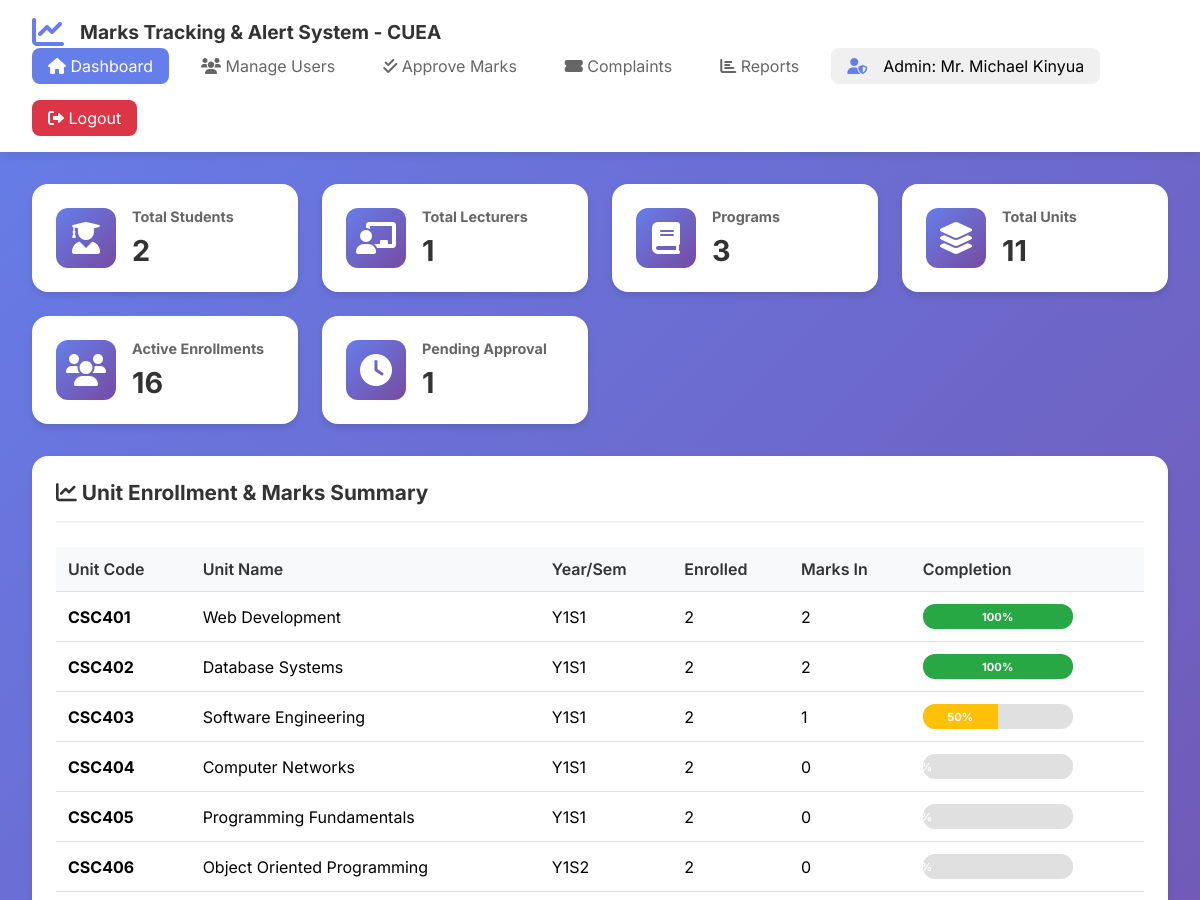
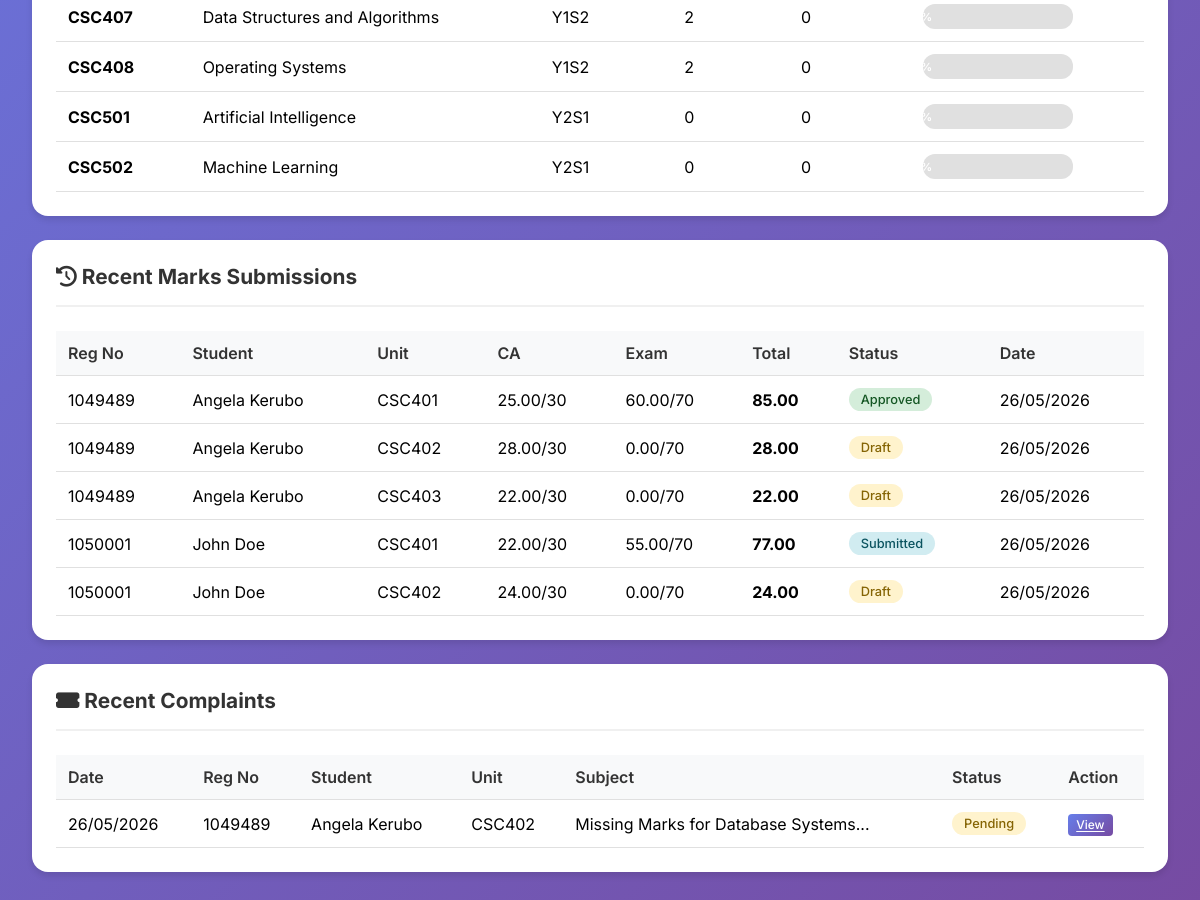
Page /admin/dashboard.php (signed in) on the committed database (2 pictures, top to bottom).
### tables this page shows
CREATE TABLE IF NOT EXISTS users (
    user_id INT PRIMARY KEY AUTO_INCREMENT,
    reg_no VARCHAR(50) UNIQUE,
    full_name VARCHAR(100) NOT NULL,
    email VARCHAR(100) UNIQUE NOT NULL,
    phone VARCHAR(15),
    password VARCHAR(255) NOT NULL,
    role ENUM('student', 'lecturer', 'admin') DEFAULT 'student',
    program_id INT,
    department VARCHAR(100),
    year_of_study INT DEFAULT 1,
    is_active BOOLEAN DEFAULT TRUE,
    created_at TIMESTAMP DEFAULT CURRENT_TIMESTAMP,
    FOREIGN KEY (program_id) REFERENCES programs(program_id) ON DELETE SET NULL
);

CREATE TABLE IF NOT EXISTS marks (
    mark_id INT PRIMARY KEY AUTO_INCREMENT,
    student_id INT NOT NULL,
    unit_id INT NOT NULL,
    lecturer_id INT NOT NULL,
    ca_score DECIMAL(5,2) DEFAULT 0,
    exam_score DECIMAL(5,2) DEFAULT 0,
    total_score DECIMAL(5,2) GENERATED ALWAYS AS (ca_score + exam_score) STORED,
    grade VARCHAR(2),
    status ENUM('draft', 'submitted', 'approved', 'rejected') DEFAULT 'draft',
    submission_date TIMESTAMP DEFAULT CURRENT_TIMESTAMP,
    approved_by INT,
    approved_date TIMESTAMP NULL,
    remarks TEXT,
    FOREIGN KEY (student_id) REFERENCES users(user_id) ON DELETE CASCADE,
    FOREIGN KEY (unit_id) REFERENCES units(unit_id) ON DELETE CASCADE,
    FOREIGN KEY (lecturer_id) REFERENCES users(user_id),
    FOREIGN KEY (approved_by) REFERENCES users(user_id),
    UNIQUE KEY unique_mark (student_id, unit_id)
);

CREATE TABLE IF NOT EXISTS units (
    unit_id INT PRIMARY KEY AUTO_INCREMENT,
    unit_code VARCHAR(20) UNIQUE NOT NULL,
    unit_name VARCHAR(100) NOT NULL,
    program_id INT,
    year INT NOT NULL,
    semester INT NOT NULL,
    lecturer_id INT,
    credits INT DEFAULT 3,
    created_at TIMESTAMP DEFAULT CURRENT_TIMESTAMP,
    FOREIGN KEY (program_id) REFERENCES programs(program_id) ON DELETE CASCADE,
    FOREIGN KEY (lecturer_id) REFERENCES users(user_id) ON DELETE SET NULL,
    UNIQUE KEY unique_unit (unit_code, year, semester)
);

CREATE TABLE IF NOT EXISTS complaints (
    complaint_id INT PRIMARY KEY AUTO_INCREMENT,
    student_id INT NOT NULL,
    unit_id INT NOT NULL,
    subject VARCHAR(200) NOT NULL,
    description TEXT NOT NULL,
    status ENUM('pending', 'reviewing', 'resolved', 'rejected') DEFAULT 'pending',
    admin_response TEXT,
    created_at TIMESTAMP DEFAULT CURRENT_TIMESTAMP,
    resolved_at TIMESTAMP NULL,
    resolved_by INT,
    FOREIGN KEY (student_id) REFERENCES users(user_id) ON DELETE CASCADE,
    FOREIGN KEY (unit_id) REFERENCES units(unit_id),
    FOREIGN KEY (resolved_by) REFERENCES users(user_id)
);

### includes/session.php (called while the page is built, shortened)
<?php
require_once __DIR__ . '/../config/database.php';
function isLoggedIn() {
    return isset($_SESSION['user_id']);
}
function getCurrentUser() {
    global $conn;
    $user_id = $_SESSION['user_id'];
    $query = "SELECT * FROM users WHERE user_id = ?";
    $stmt = mysqli_prepare($conn, $query);
    mysqli_stmt_bind_param($stmt, "i", $user_id);
    mysqli_stmt_execute($stmt);
    $result = mysqli_stmt_get_result($stmt);
    return mysqli_fetch_assoc($result);
}
?>

### admin/dashboard.php (the view, shortened to what this page needs)
<?php
require_once '../includes/session.php';
$user = getCurrentUser();
$stats_query = "SELECT
    (SELECT COUNT(*) FROM users WHERE role = 'student') as total_students,
    (SELECT COUNT(*) FROM users WHERE role = 'lecturer') as total_lecturers,
    (SELECT COUNT(*) FROM programs) as total_programs,
    (SELECT COUNT(*) FROM units) as total_units,
    (SELECT COUNT(*) FROM enrollments WHERE status = 'active') as total_enrollments,
    (SELECT COUNT(*) FROM marks WHERE status = 'submitted') as pending_approval,
    (SELECT COUNT(*) FROM marks WHERE status = 'draft' OR (exam_score IS NULL AND status != 'approved')) as missing_marks,
    (SELECT COUNT(*) FROM complaints WHERE status = 'pending' OR status = 'reviewing') as pending_complaints,
    (SELECT COUNT(*) FROM marks WHERE status = 'approved') as approved_marks";
$stats = mysqli_fetch_assoc(mysqli_query($conn, $stats_query));
$recent_marks = mysqli_query($conn, "SELECT m.*, u.full_name as student_name, u.reg_no, un.unit_code, un.unit_name
    FROM marks m
    JOIN users u ON m.student_id = u.user_id
    JOIN units un ON m.unit_id = un.unit_id
    ORDER BY m.submission_date DESC LIMIT 10");
$recent_complaints = mysqli_query($conn, "SELECT c.*, u.full_name as student_name, u.reg_no, un.unit_code
    FROM complaints c
    JOIN users u ON c.student_id = u.user_id
    JOIN units un ON c.unit_id = un.unit_id
    ORDER BY c.created_at DESC LIMIT 10");
$enrollment_summary = mysqli_query($conn, "SELECT un.unit_code, un.unit_name, un.year, un.semester,
    COUNT(DISTINCT e.student_id) as enrolled,
    COUNT(DISTINCT m.mark_id) as marks_submitted
    FROM units un
    LEFT JOIN enrollments e ON un.unit_id = e.unit_id AND e.status = 'active'
    LEFT JOIN marks m ON un.unit_id = m.unit_id
    GROUP BY un.unit_id
    ORDER BY un.year, un.semester, un.unit_code
    LIMIT 10");
?>
<?php include '../includes/header.php'; ?>
<div class="navbar">
    <div class="nav-brand"><i class="fas fa-chart-line"></i><h2>Marks Tracking & Alert System - CUEA</h2></div>
    <div class="nav-links">
        <a href="dashboard.php" class="active"><i class="fas fa-home"></i> Dashboard</a>
        <a href="manage_users.php"><i class="fas fa-users"></i> Manage Users</a>
        <a href="approve_marks.php"><i class="fas fa-check-double"></i> Approve Marks</a>
        <a href="manage_complaints.php"><i class="fas fa-ticket-alt"></i> Complaints</a>
        <a href="reports.php"><i class="fas fa-chart-bar"></i> Reports</a>
        <div class="user-info">
            <i class="fas fa-user-shield"></i>
            <span>Admin: <?php echo htmlspecialchars($user['full_name']); ?></span>
        </div>
        <a href="logout.php" class="logout-btn"><i class="fas fa-sign-out-alt"></i> Logout</a>
    </div>
</div>
<div class="container">
    <div class="stats-grid">
        <div class="stat-card">
            <div class="stat-icon"><i class="fas fa-user-graduate"></i></div>
            <div class="stat-info">
                <h4>Total Students</h4>
                <div class="number"><?php echo $stats['total_students']; ?></div>
            </div>
        </div>
        <div class="stat-card">
            <div class="stat-icon"><i class="fas fa-chalkboard-user"></i></div>
            <div class="stat-info">
                <h4>Total Lecturers</h4>
                <div class="number"><?php echo $stats['total_lecturers']; ?></div>
            </div>
        </div>
        <div class="stat-card">
            <div class="stat-icon"><i class="fas fa-book"></i></div>
            <div class="stat-info">
                <h4>Programs</h4>
                <div class="number"><?php echo $stats['total_programs']; ?></div>
            </div>
        </div>
        <div class="stat-card">
            <div class="stat-icon"><i class="fas fa-layer-group"></i></div>
            <div class="stat-info">
                <h4>Total Units</h4>
                <div class="number"><?php echo $stats['total_units']; ?></div>
            </div>
        </div>
        <div class="stat-card">
            <div class="stat-icon"><i class="fas fa-users"></i></div>
            <div class="stat-info">
                <h4>Active Enrollments</h4>
                <div class="number"><?php echo $stats['total_enrollments']; ?></div>
            </div>
        </div>
        <div class="stat-card">
            <div class="stat-icon"><i class="fas fa-clock"></i></div>
            <div class="stat-info">
                <h4>Pending Approval</h4>
                <div class="number"><?php echo $stats['pending_approval']; ?></div>
            </div>
        </div>
    </div>
    <div class="card">
        <div class="card-header">
            <h3><i class="fas fa-chart-line"></i> Unit Enrollment & Marks Summary</h3>
        </div>
        <div class="table-container">
            <table class="admin-table">
                <thead>
                    <tr>
                        <th>Unit Code</th>
                        <th>Unit Name</th>
                        <th>Year/Sem</th>
                        <th>Enrolled</th>
                        <th>Marks In</th>
                        <th>Completion</th>
                    </tr>
                </thead>
                <tbody>
                    <?php while($unit = mysqli_fetch_assoc($enrollment_summary)):
                        $completion = $unit['enrolled'] > 0 ? round(($unit['marks_submitted'] / $unit['enrolled']) * 100, 1) : 0;
                    ?>
                        <tr>
                            <td><strong><?php echo $unit['unit_code']; ?></strong></td>
                            <td><?php echo $unit['unit_name']; ?></td>
                            <td>Y<?php echo $unit['year']; ?>S<?php echo $unit['semester']; ?></td>
                            <td><?php echo $unit['enrolled']; ?></td>
                            <td><?php echo $unit['marks_submitted']; ?></td>
                            <td>
                                <div class="progress-bar">
                                    <div class="progress-fill" style="width: <?php echo $completion; ?>%; background: <?php echo $completion >= 80 ? '#28a745' : ($completion >= 50 ? '#ffc107' : '#dc3545'); ?>;">
                                        <span><?php echo $completion; ?>%</span>
                                    </div>
                                </div>
                            </td>
                        </tr>
                    <?php endwhile; ?>
                </tbody>
            </table>
        </div>
    </div>
    <div class="card">
        <div class="card-header">
            <h3><i class="fas fa-history"></i> Recent Marks Submissions</h3>
        </div>
        <div class="table-container">
            <table class="admin-table">
                <thead>
                    <tr>
                        <th>Reg No</th>
                        <th>Student</th>
                        <th>Unit</th>
                        <th>CA</th>
                        <th>Exam</th>
                        <th>Total</th>
                        <th>Status</th>
                        <th>Date</th>
                    </tr>
                </thead>
                <tbody>
                    <?php while($mark = mysqli_fetch_assoc($recent_marks)): ?>
                        <tr>
                            <td><?php echo $mark['reg_no']; ?></td>
                            <td><?php echo $mark['student_name']; ?></td>
                            <td><?php echo $mark['unit_code']; ?></td>
                            <td><?php echo $mark['ca_score']; ?>/30</td>
                            <td><?php echo $mark['exam_score'] ?? '—'; ?>/70</td>
                            <td><strong><?php echo $mark['total_score']; ?></strong></td>
                            <td>
                                <span class="badge badge-<?php echo $mark['status'] == 'approved' ? 'success' : ($mark['status'] == 'submitted' ? 'info' : 'warning'); ?>">
                                    <?php echo ucfirst($mark['status']); ?>
                                </span>
                            </td>
                            <td><?php echo date('d/m/Y', strtotime($mark['submission_date'])); ?></td>
                        </tr>
                    <?php endwhile; ?>
                </tbody>
            </table>
        </div>
    </div>
    <div class="card">
        <div class="card-header">
            <h3><i class="fas fa-ticket-alt"></i> Recent Complaints</h3>
        </div>
        <div class="table-container">
            <table class="admin-table">
                <thead>
                    <tr>
                        <th>Date</th>
                        <th>Reg No</th>
                        <th>Student</th>
                        <th>Unit</th>
                        <th>Subject</th>
                        <th>Status</th>
                        <th>Action</th>
                    </tr>
                </thead>
                <tbody>
                    <?php while($complaint = mysqli_fetch_assoc($recent_complaints)): ?>
                        <tr>
                            <td><?php echo date('d/m/Y', strtotime($complaint['created_at'])); ?></td>
                            <td><?php echo $complaint['reg_no']; ?></td>
                            <td><?php echo $complaint['student_name']; ?></td>
                            <td><?php echo $complaint['unit_code']; ?></td>
                            <td><?php echo substr($complaint['subject'], 0, 40); ?>...</td>
                            <td>
                                <?php
                                $status_class = '';
                                switch($complaint['status']) {
                                    case 'pending': $status_class = 'badge-warning'; break;
                                }
                                ?>
                                <span class="badge <?php echo $status_class; ?>"><?php echo ucfirst($complaint['status']); ?></span>
                            </td>
                            <td>
                                <a href="manage_complaints.php?id=<?php echo $complaint['complaint_id']; ?>" class="btn btn-primary btn-sm">View</a>
                            </td>
                        </tr>
                    <?php endwhile; ?>
                </tbody>
            </table>
        </div>
    </div>
</div>
<?php include '../includes/footer.php'; ?>

### rows in the picture
users: full_name "Mr. Michael Kinyua"
marks: student.reg_no "1049489", student.full_name "Angela Kerubo", unit.unit_code "CSC401", ca_score "25.00", exam_score "60.00", total_score "85.00", status "Approved", submission_date "26/05/2026"
marks: student.reg_no "1049489", student.full_name "Angela Kerubo", unit.unit_code "CSC402", ca_score "28.00", exam_score "0.00", total_score "28.00", status "Draft", submission_date "26/05/2026"
marks: student.reg_no "1049489", student.full_name "Angela Kerubo", unit.unit_code "CSC403", ca_score "22.00", exam_score "0.00", total_score "22.00", status "Draft", submission_date "26/05/2026"
marks: student.reg_no "1050001", student.full_name "John Doe", unit.unit_code "CSC401", ca_score "22.00", exam_score "55.00", total_score "77.00", status "Submitted", submission_date "26/05/2026"
marks: student.reg_no "1050001", student.full_name "John Doe", unit.unit_code "CSC402", ca_score "24.00", exam_score "0.00", total_score "24.00", status "Draft", submission_date "26/05/2026"
complaints: created_at "26/05/2026", student.reg_no "1049489", student.full_name "Angela Kerubo", unit.unit_code "CSC402", subject "Missing Marks for Database Systems", status "Pending"

### other values in the picture
$stats['total_students'] "2"
$stats['total_lecturers'] "1"
$stats['total_programs'] "3"
$stats['total_units'] "11"
$stats['total_enrollments'] "16"
$stats['pending_approval'] "1"
$unit['unit_code'] "CSC401"
$unit['unit_name'] "Web Development"
$unit['year'] "1"
$unit['semester'] "1"
$unit['enrolled'] "2"
$unit['marks_submitted'] "2"
$completion "100"
$unit['unit_code'] "CSC402"
$unit['unit_name'] "Database Systems"
